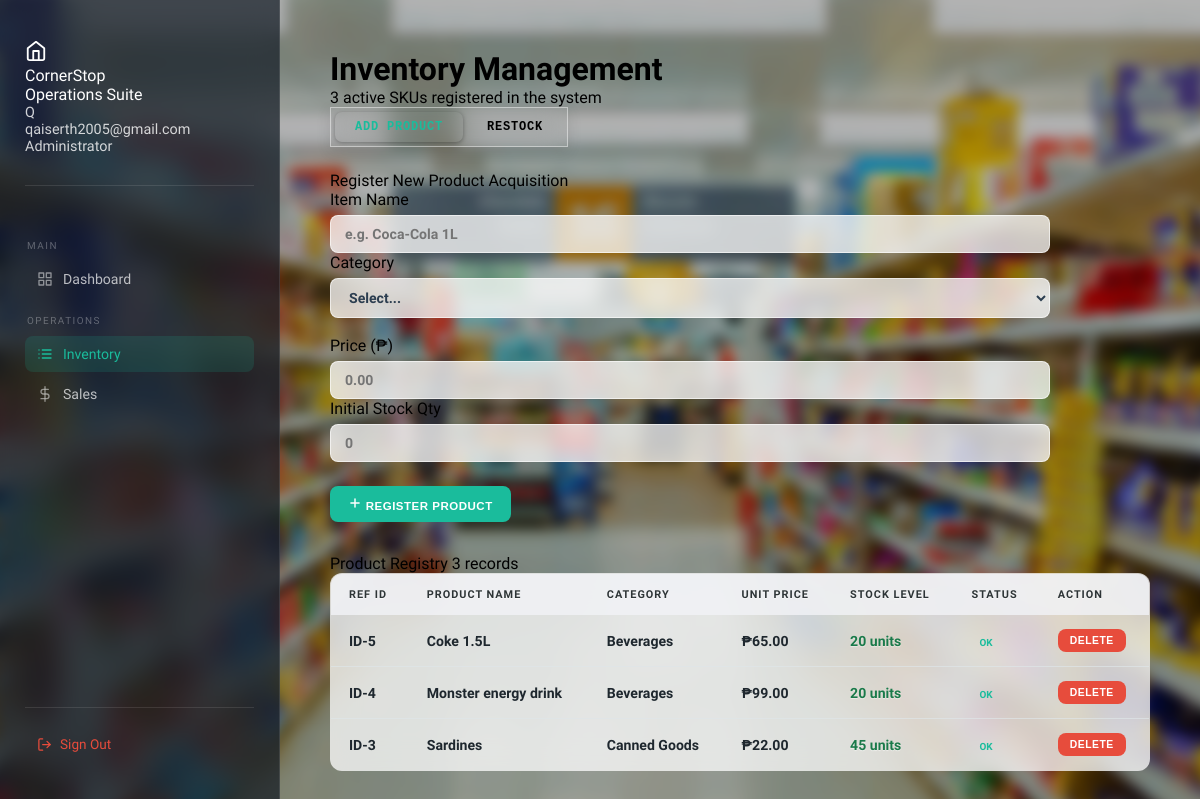
The page /smol_store/inventory.php (signed in) on the database its author committed.
### tables this page shows
CREATE TABLE `products` (
  `product_id` int(11) NOT NULL,
  `product_name` varchar(100) NOT NULL,
  `category_id` int(11) DEFAULT NULL,
  `price` decimal(10,2) NOT NULL,
  `stock_quantity` int(11) DEFAULT 0
);

CREATE TABLE `categories` (
  `category_id` int(11) NOT NULL,
  `category_name` varchar(100) NOT NULL
);

### smol_store/inventory.php (the view, shortened to what this page needs)
<?php
$conn = new mysqli("localhost", "root", "", "store_tracker");
$inventory       = $conn->query("
    SELECT p.*, c.category_name
    FROM Products p
    LEFT JOIN Categories c ON p.category_id = c.category_id
    ORDER BY p.product_id DESC
");
$total_products  = $conn->query("SELECT COUNT(*) AS cnt FROM Products")->fetch_assoc()['cnt'];
?>
<!DOCTYPE html>
<html lang="en">
<head>
    <link rel="stylesheet" href="css/style.css">
</head>
<body>
<?php include 'includes/sidebar.php'; ?>
<div class="main">
    <div class="page-header">
        <h1>Inventory Management</h1>
        <p><?php echo $total_products; ?> active SKUs registered in the system</p>
    </div>
    <div class="tab-bar">
        <button class="tab-btn active" onclick="switchTab('add', this)">Add Product</button>
        <button class="tab-btn"        onclick="switchTab('restock', this)">Restock</button>
    </div>
    <div id="tab-add" class="tab-content active">
        <div class="panel" style="max-width: 720px;">
            <div class="panel-header">
                <span class="panel-title">Register New Product</span>
                <span class="panel-badge">Acquisition</span>
            </div>
            <div class="panel-body">
                <form method="POST">
                    <div class="form-grid" style="grid-template-columns: 2fr 1fr; margin-bottom: 18px;">
                        <div class="form-group">
                            <label class="form-label">Item Name</label>
                            <input type="text" name="p_name" class="form-control" placeholder="e.g. Coca-Cola 1L" required>
                        </div>
                        <div class="form-group">
                            <label class="form-label">Category</label>
                            <select name="cat_id" class="form-control" required>
                                <option value="" disabled selected>Select...</option>
                            </select>
                        </div>
                    </div>
                    <div class="form-grid" style="grid-template-columns: 1fr 1fr; margin-bottom: 24px;">
                        <div class="form-group">
                            <label class="form-label">Price (₱)</label>
                            <input type="number" name="p_price" step="0.01" min="0.01" class="form-control" placeholder="0.00" required>
                        </div>
                        <div class="form-group">
                            <label class="form-label">Initial Stock Qty</label>
                            <input type="number" name="p_stock" min="0" class="form-control" placeholder="0" required>
                        </div>
                    </div>
                    <button type="submit" name="save_product" class="btn btn-accent">
                        <svg width="14" height="14" viewBox="0 0 24 24" fill="none" stroke="currentColor" stroke-width="2.5" stroke-linecap="round" stroke-linejoin="round"><line x1="12" y1="5" x2="12" y2="19"/><line x1="5" y1="12" x2="19" y2="12"/></svg>
                        Register Product
                    </button>
                </form>
            </div>
        </div>
    </div>
    <div class="panel" style="margin-top: 32px;">
        <div class="panel-header">
            <span class="panel-title">Product Registry</span>
            <span class="panel-badge"><?php echo $total_products; ?> records</span>
        </div>
        <table class="data-table">
            <thead>
                <tr>
                    <th>Ref ID</th>
                    <th>Product Name</th>
                    <th>Category</th>
                    <th>Unit Price</th>
                    <th>Stock Level</th>
                    <th>Status</th>
                    <th>Action</th>
                </tr>
            </thead>
            <tbody>
                <?php while ($row = $inventory->fetch_assoc()):
                    $qty = $row['stock_quantity'];
                    if ($qty == 0)      { $status = 'OUT OF STOCK'; $cls = 'stock-empty'; }
                    elseif ($qty < 10)  { $status = 'LOW';          $cls = 'stock-low'; }
                    else                { $status = 'OK';            $cls = 'stock-ok'; }
                ?>
                <tr>
                    <td class="text-muted">ID-<?php echo $row['product_id']; ?></td>
                    <td><strong><?php echo htmlspecialchars($row['product_name']); ?></strong></td>
                    <td class="text-muted"><?php echo htmlspecialchars($row['category_name'] ?? '—'); ?></td>
                    <td>₱<?php echo number_format($row['price'], 2); ?></td>
                    <td class="<?php echo $cls; ?>"><?php echo $qty; ?> units</td>
                    <td>
                        <span style="font-size: 0.62rem; padding: 2px 8px; border-radius: 20px;
                            background: <?php echo ($qty == 0) ? 'var(--danger-dim)' : (($qty < 10) ? 'var(--warn-dim)' : 'var(--accent-dim)'); ?>;
                            color: <?php echo ($qty == 0) ? 'var(--danger)' : (($qty < 10) ? 'var(--warn)' : 'var(--accent)'); ?>;">
                            <?php echo $status; ?>
                        </span>
                    </td>
                    <td>
                        <form method="POST" onsubmit="return confirm('Remove this product record?');" style="display:inline;">
                            <button type="submit" name="delete_product" class="btn btn-danger btn-sm">Delete</button>
                        </form>
                    </td>
                </tr>
                <?php endwhile; ?>
            </tbody>
        </table>
    </div>
</div>
</body>
</html>

### smol_store/css/style.css (style rules this page uses)
:root { --primary: #2c3e50; --accent: #1abc9c; --warn: #f39c12; --danger: #e74c3c; --glass: rgba(255, 255, 255, 0.70); --glass-dark: rgba(15, 20, 30, 0.55); --glass-border: rgba(255, 255, 255, 0.45); --glass-shadow: 0 8px 32px rgba(0, 0, 0, 0.22); --blur: blur(14px); --sidebar-w: 280px; }
*, *::before, *::after { box-sizing: border-box; margin: 0; padding: 0; }
body { font-family: 'Segoe UI', sans-serif; display: flex; min-height: 100vh; background-color: #2c3e50; position: relative; }
body::before { content: ''; position: fixed; inset: 0; background-image: url('../images/bg.jpeg'); background-attachment: fixed; background-position: center center; background-repeat: no-repeat; background-size: cover; filter: blur(6px) brightness(0.70); transform: scale(1.05); z-index: -1; }
.main { margin-left: var(--sidebar-w); padding: 50px; width: calc(100% - var(--sidebar-w)); min-height: 100vh; }
table { width: 100%; border-collapse: collapse; background: rgba(255, 255, 255, 0.75); backdrop-filter: var(--blur); -webkit-backdrop-filter: var(--blur); border-radius: 12px; overflow: hidden; border: 1px solid var(--glass-border); }
th { background: rgba(241, 242, 246, 0.85); color: #2d3436; text-transform: uppercase; font-size: 0.68rem; letter-spacing: 1px; padding: 14px 18px; text-align: left; font-weight: 800; text-shadow: 0 1px 1px rgba(255,255,255,0.7); }
td { padding: 14px 18px; border-bottom: 1px solid rgba(223, 230, 233, 0.7); color: #1e272e; font-size: 0.88rem; font-weight: 600; vertical-align: middle; }
tr:last-child td { border-bottom: none; }
.stock-ok { color: #1a7a4a; font-weight: 800; text-shadow: 0 1px 1px rgba(255,255,255,0.5); }
.form-group { display: flex; flex-direction: column; gap: 6px; }
input, select { padding: 10px 14px; border: 1.5px solid rgba(255,255,255,0.6); border-radius: 8px; font-size: 0.88rem; font-family: 'Segoe UI', sans-serif; font-weight: 600; width: 100%; transition: border-color 0.2s, box-shadow 0.2s; background: rgba(255, 255, 255, 0.75); backdrop-filter: blur(6px); -webkit-backdrop-filter: blur(6px); color: var(--primary); }
.btn { padding: 10px 18px; border: none; border-radius: 8px; cursor: pointer; font-weight: 700; text-transform: uppercase; font-size: 0.72rem; letter-spacing: 0.5px; color: white; transition: opacity 0.2s, transform 0.15s; white-space: nowrap; text-decoration: none; display: inline-block; }
.btn-accent { background: var(--accent); }
.btn-danger { background: var(--danger); }
.btn-sm { padding: 6px 12px; font-size: 0.65rem; }
.tab-bar { display: flex; gap: 4px; background: rgba(255,255,255,0.35); backdrop-filter: var(--blur); -webkit-backdrop-filter: var(--blur); border: 1px solid var(--glass-border); border-radius: 10px; padding: 4px; margin-bottom: 20px; width: fit-content; box-shadow: 0 4px 15px rgba(0,0,0,0.10); }
.tab-btn { padding: 8px 20px; border: none; border-radius: 7px; background: transparent; color: #4a5568; font-family: 'Segoe UI', sans-serif; font-size: 0.78rem; font-weight: 700; cursor: pointer; text-transform: uppercase; letter-spacing: 0.5px; transition: background 0.15s, color 0.15s; }
.tab-btn.active { background: rgba(255,255,255,0.88); color: var(--primary); box-shadow: 0 1px 6px rgba(0,0,0,0.12); text-shadow: none; }
.tab-content { display: none; }
.tab-content.active { display: block; }

### smol_store/inventory.php (style rules this page uses)
.tab-bar { display: flex; gap: 4px; background: var(--surface-2); border-radius: var(--radius); padding: 4px; margin-bottom: 24px; width: fit-content; }
.tab-btn { padding: 8px 20px; border: none; border-radius: 7px; background: transparent; color: var(--text-2); font-family: 'DM Mono', monospace; font-size: 0.75rem; cursor: pointer; text-transform: uppercase; letter-spacing: 0.8px; transition: background 0.15s, color 0.15s; }
.tab-btn.active { background: var(--surface); color: var(--accent); box-shadow: 0 1px 4px rgba(0,0,0,0.3); }
.tab-content { display: none; }
.tab-content.active { display: block; }

### rows shown on the page
products: product_id "5", product_name "Coke 1.5L", category.category_name "Beverages", price "65.00", stock_quantity "20", stock_quantity "OK"
products: product_id "4", product_name "Monster energy drink", category.category_name "Beverages", price "99.00", stock_quantity "20", stock_quantity "OK"
products: product_id "3", product_name "Sardines", category.category_name "Canned Goods", price "22.00", stock_quantity "45", stock_quantity "OK"

### other values the page prints
substr($_SESSION['username'], 0, 1) "Q"
$_SESSION['username'] "qaiserth2005@gmail.com"
$total_products "3"
